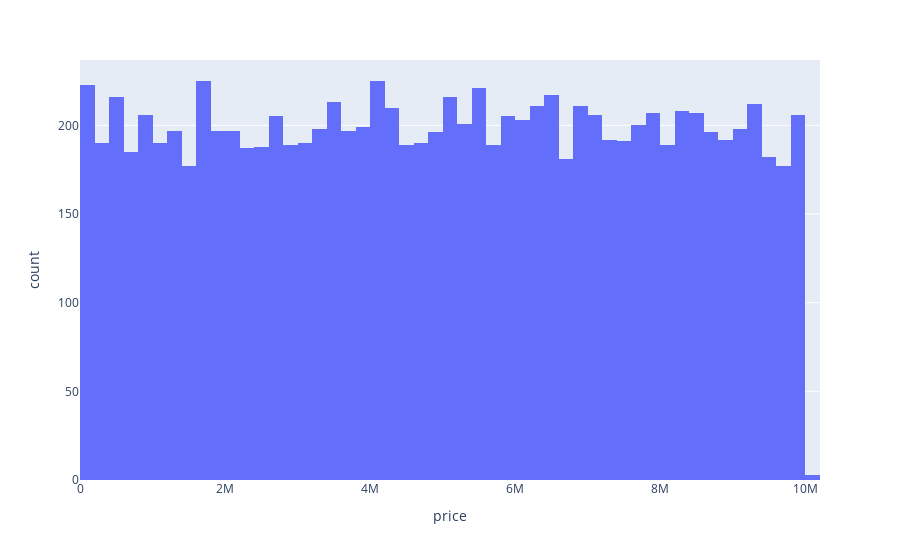

Notebook source saved alongside this figure:
### Markdown cell above
## Dependent Variables

### Code cell
EDA_target(df, target)

### Figure 1 — Plotly figure (JSON) as saved in the notebook; plotly's stock layout.template omitted (floating-point values rounded to 4 significant figures; data arrays with more than 128 entries replaced by an {"elided": "..."} marker saying what was removed)
{"data": [{"alignmentgroup": "True", "bingroup": "x", "hovertemplate": "price=%{x}<br>count=%{y}<extra></extra>", "legendgroup": "", "marker": {"color": "#636efa", "pattern": {"shape": ""}}, "name": "", "offsetgroup": "", "orientation": "v", "showlegend": false, "x": {"elided": "10000 float values"}, "xaxis": "x", "yaxis": "y", "type": "histogram"}], "layout": {"xaxis": {"anchor": "y", "domain": [0, 1], "title": {"text": "price"}}, "yaxis": {"anchor": "x", "domain": [0, 1], "title": {"text": "count"}}, "legend": {"tracegroupgap": 0}, "margin": {"t": 60}, "barmode": "relative"}}
